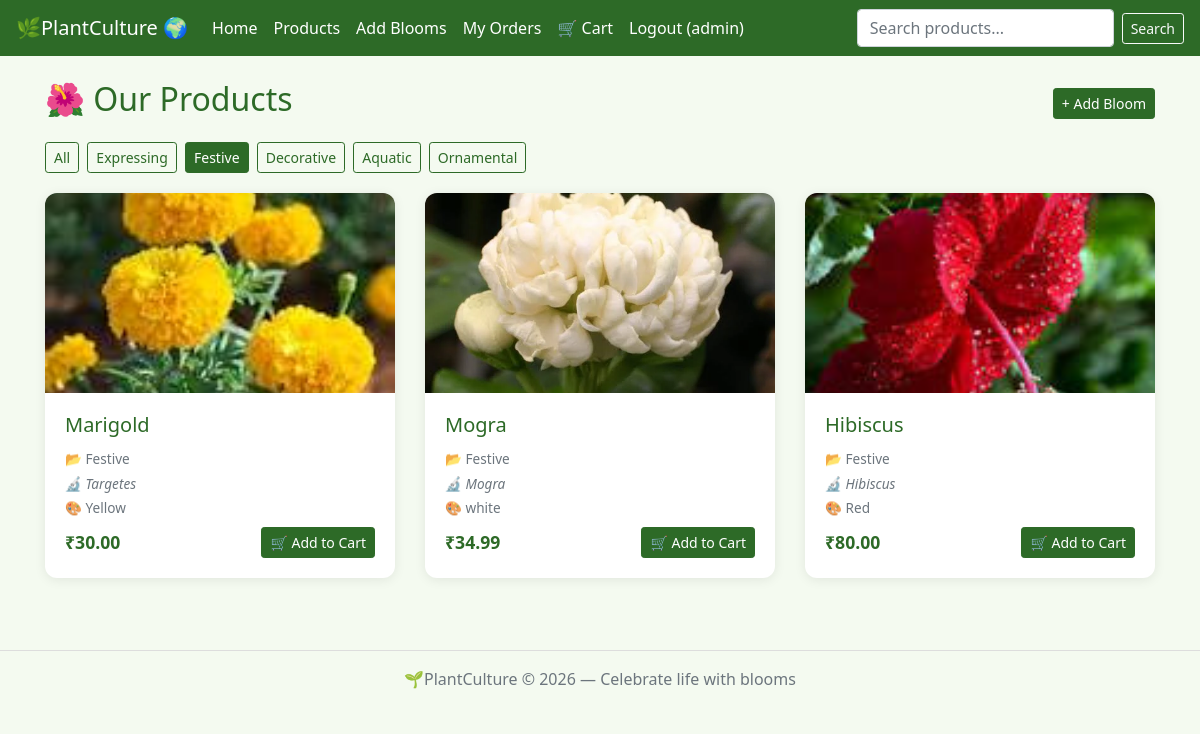
Page /products/?category=Festive (signed in) on the committed database.
### main/models.py (models this page shows, shortened)
class Product(models.Model):
    name = models.CharField(max_length=100)
    category = models.CharField(max_length=50)
    scientific_name = models.CharField(max_length=100)
    color = models.CharField(max_length=50)
    price = models.DecimalField(max_digits=6, decimal_places=2)
    image = models.ImageField(upload_to='product_images/', blank=True, null=True)

### main/views.py (the view)
# urls.py: path('products/', views.products, name='products'),
@login_required(login_url='/login/')
def products(request):
    category = request.GET.get('category', '')
    search = request.GET.get('search', '')
    items = Product.objects.all()
    if category:
        items = items.filter(category=category)
    if search:
        items = items.filter(name__icontains=search)
    categories = Product.objects.values_list('category', flat=True).distinct()
    return render(request, 'products.html', {
        'items': items,
        'categories': categories,
        'selected_category': category,
        'search': search,
    })

### main/context_processors.py (called while the page is built)
def cart_count(request):
    if request.user.is_authenticated:
        count = Cart.objects.filter(user=request.user).values_list('quantity', flat=True)
        return {'cart_count': sum(count)}
    return {'cart_count': 0}

### main/templates/products.html
{% extends 'base.html' %}
{% block content %}
<div class="d-flex justify-content-between align-items-center mb-3">
  <h2 style="color:#2d6a27;">🌺 Our Products</h2>
  <a href="{% url 'add_product' %}" class="btn btn-success btn-sm">+ Add Bloom</a>
</div>
{% if categories %}
<div class="mb-3">
  <a href="{% url 'products' %}" class="btn btn-sm {% if not selected_category %}btn-success{% else %}btn-outline-success{% endif %} mr-1 mb-1">All</a>
  {% for cat in categories %}
  <a href="{% url 'products' %}?category={{ cat }}" class="btn btn-sm {% if selected_category == cat %}btn-success{% else %}btn-outline-success{% endif %} mr-1 mb-1">{{ cat }}</a>
  {% endfor %}
</div>
{% endif %}
{% if items %}
<div class="row">
  {% for item in items %}
  <div class="col-md-4 mb-4">
    <div class="card h-100">
      {% if item.image %}
        <img src="{{ item.image.url }}" class="card-img-top" alt="{{ item.name }}" style="height:200px;object-fit:cover;border-radius:12px 12px 0 0;">
      {% else %}
        <div class="d-flex align-items-center justify-content-center bg-light" style="height:200px;border-radius:12px 12px 0 0;font-size:4rem;">🌸</div>
      {% endif %}
      <div class="card-body d-flex flex-column">
        <h5 class="card-title" style="color:#2d6a27;">{{ item.name }}</h5>
        <p class="text-muted mb-1" style="font-size:.85rem;">📂 {{ item.category }}</p>
        <p class="text-muted mb-1" style="font-size:.85rem;font-style:italic;">🔬 {{ item.scientific_name }}</p>
        <p class="text-muted mb-2" style="font-size:.85rem;">🎨 {{ item.color }}</p>
        <div class="d-flex justify-content-between align-items-center mt-auto">
          <span class="font-weight-bold" style="font-size:1.1rem;color:#2d6a27;">₹{{ item.price }}</span>
          <a href="{% url 'add_to_cart' item.id %}" class="btn btn-success btn-sm">🛒 Add to Cart</a>
        </div>
      </div>
    </div>
  </div>
  {% endfor %}
</div>
{% else %}
<div class="text-center py-5 text-muted">
  <div style="font-size:3rem;">🪴</div>
  <p class="mt-2">No products found.</p>
</div>
{% endif %}
{% endblock %}

### main/templates/base.html (shortened to what this page needs)
<!DOCTYPE html>
<html lang="en">
<head>
  <link rel="stylesheet" href="https://stackpath.bootstrapcdn.com/bootstrap/4.5.2/css/bootstrap.min.css">
</head>
<body>
<nav class="navbar navbar-expand-lg navbar-dark">
  <a class="navbar-brand" href="{% url 'home' %}">🌿PlantCulture 🌍</a>
  <div class="collapse navbar-collapse" id="navMenu">
    <ul class="navbar-nav mr-auto">
      <li class="nav-item"><a class="nav-link" href="{% url 'home' %}">Home</a></li>
      {% if user.is_authenticated %}
        <li class="nav-item"><a class="nav-link" href="{% url 'products' %}">Products</a></li>
        <li class="nav-item"><a class="nav-link" href="{% url 'add_product' %}">Add Blooms</a></li>
        <li class="nav-item"><a class="nav-link" href="{% url 'my_orders' %}">My Orders</a></li>
        <li class="nav-item">
          <a class="nav-link" href="{% url 'cart' %}">
            🛒 Cart
          </a>
        </li>
        <li class="nav-item"><a class="nav-link" href="{% url 'logout' %}">Logout ({{ user.username }})</a></li>
      {% else %}
        <li class="nav-item"><a class="nav-link" href="{% url 'login' %}">Login</a></li>
        <li class="nav-item"><a class="nav-link" href="{% url 'register' %}">Register</a></li>
      {% endif %}
    </ul>
    {% if user.is_authenticated %}
    <form class="form-inline" method="GET" action="{% url 'products' %}">
      <input class="form-control mr-2" type="text" name="search" placeholder="Search products..." value="{{ request.GET.search|default:'' }}">
      <button class="btn btn-outline-light btn-sm" type="submit">Search</button>
    </form>
    {% endif %}
  </div>
</nav>
<div class="container mt-4 mb-5">
  {% block content %}{% endblock %}
</div>
<footer class="text-center py-3 text-muted" style="border-top:1px solid #ddd;">
  🌱PlantCulture &copy; 2026 — Celebrate life with blooms
</footer>
</body>
</html>

### main/templates/base.html (style rules this page uses)
body { background: #f4faf0; font-family: 'Segoe UI', sans-serif; }
.navbar { background: #2d6a27 !important; }
.navbar-brand, .nav-link { color: #fff !important; font-weight: 500; }
.btn-success { background-color: #2d6a27 !important; border-color: #2d6a27 !important; }
.btn-outline-success { color: #2d6a27 !important; border-color: #2d6a27 !important; }
.card { border: none; border-radius: 12px; box-shadow: 0 2px 12px rgba(0,0,0,.08); }

### rows in the picture
Product: image (picture), name "Marigold", category "Festive", scientific_name "Targetes", color "Yellow", price "30.00"
Product: image (picture), name "Mogra", category "Festive", scientific_name "Mogra", color "white", price "34.99"
Product: image (picture), name "Hibiscus", category "Festive", scientific_name "Hibiscus", color "Red", price "80.00"

### other values in the picture
{{ user.username }} "admin"
{{ cat }} "Expressing" "Festive" "Decorative" "Aquatic" "Ornamental"
